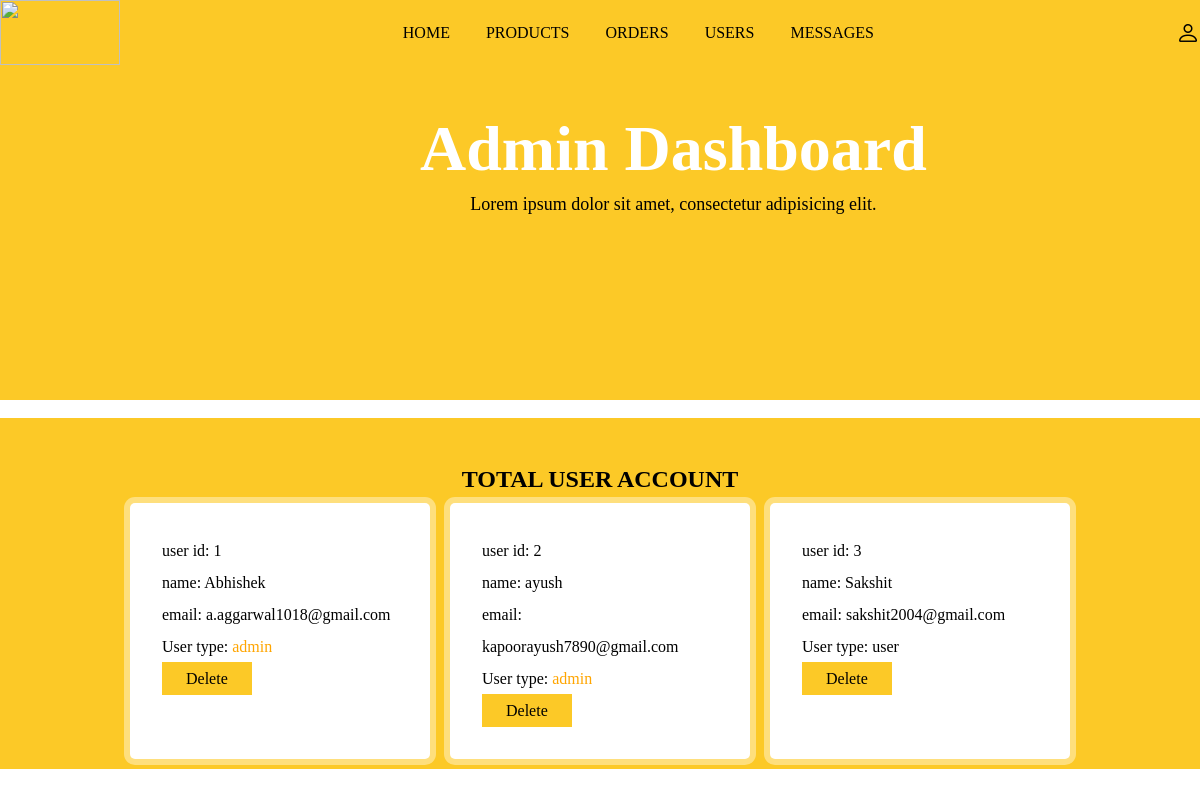
The page /admin_user.php (signed in) on the database its author committed.
### tables this page shows
CREATE TABLE `users` (
  `id` int(255) NOT NULL,
  `name` varchar(255) NOT NULL,
  `email` varchar(255) NOT NULL,
  `password` varchar(255) NOT NULL,
  `user_type` varchar(255) NOT NULL DEFAULT 'user'
);

### admin_user.php (the view, shortened to what this page needs)
<?php
include 'connection.php';
?>
<!DOCTYPE html>
<html lang="en">
<head>
    <link rel="stylesheet" href="https://cdn.jsdelivr.net/npm/bootstrap-icons@1.9.1/font/bootstrap-icons.css">
    <link rel="stylesheet" type="text/css" href="style.css">
</head>
<body>
    <?php include 'admin_header.php'; ?>
    <section class="message-container">
        <h1 class="title">Total User Account</h1>
        <div class="box-container">
            <?php
            $select_users = mysqli_query($conn,"SELECT * FROM `users`") or die('qurey failed');
            if(mysqli_num_rows($select_users)>0){
                while($fetch_users = mysqli_fetch_assoc($select_users)){
                    ?>
                    <div class="box">
                        <p>user id: <span><?php echo $fetch_users['id']; ?></span></p>
                        <p>name: <span><?php echo $fetch_users['name']; ?></span></p>
                        <p>email: <span><?php echo $fetch_users['email']; ?></span></p>
                        <p>User type: <span style="color: <?php if($fetch_users['user_type']=='admin'){ echo 'orange'; }; ?>"><?php echo $fetch_users['user_type']; ?></span></p>
                         <a href="admin_user.php?delete=<?php echo $fetch_users['id']; ?>" onclick="return confirm
                         ('delete this user')" class="delete">delete</a>
                </div>
                <?php
                }
            }else{
                echo '
                <div class="empty">
                <p>no messages yet!</p>
                </div>
                ';
            }
    ?>
        </div>
</section>
</body>
</html>

### admin_header.php (shortened to what this page needs)
<!DOCTYPE html>
<html lang="en">
<head>
    <link rel="stylesheet" href="https://cdn.jsdelivr.net/npm/bootstrap-icons@1.9.1/font/bootstrap-icons.css">
</head>
<body>
    <header class="header">
        <div class="flex">
           <a href="admin_pannel.php" class="logo"><img src="img/logo.png"></a>
           <nav class="navbar">
            <a href="admin_pannel.php">home</a>
            <a href="admin_product.php">products</a>
            <a href="admin_order.php">orders</a>
            <a href="admin_user.php">users</a>
            <a href="admin_message.php">messages</a>
            </nav>
            <div class="icons">
                <i class="bi bi-person" id="user-btn"></i>
            </div>
        </div>
    </header>
    <div class="banner">
        <div class="detail">
            <h1>admin dashboard</h1>
            <p>Lorem ipsum dolor sit amet, consectetur adipisicing elit.</p>
        </div>
    </div>
</body>
</html>

### style.css (style rules this page uses)
* { margin: 0; padding: 0; box-sizing: border-box; }
:root { --box-shadow: 0px 0px 0px 6px rgb(255 255 255/40%); --orange: #fcc927; }
a { text-decoration: none; }
.banner { background: var(--orange); width: 100%; height: 50vh; position: relative; z-index: 1; }
.banner::before { position: absolute; content: ''; bottom: -18%; right: 0; background-image: url('img/14.png'); width: 316px; height: 245px; background-size: 316px; }
.banner .detail { position: absolute; padding: 7rem 0; left: 35%; text-align: center; z-index: 200; }
.banner .detail h1 { font-size: 4rem; color: #fff; text-transform: capitalize; }
.banner .detail p { font-size: 18px; line-height: 2; }
header { position: fixed; top: 0; left: 0; width: 100%; z-index: 101; transition: .3s; }
.flex { max-width: 1200px; display: flex; justify-content: space-between; align-items: center; position: relative; margin: 0 auto; }
.flex img { width: 120px; height: 65px; }
.navbar a { margin: 0 1rem; font-size: 1rem; color: #000; text-transform: uppercase; }
.header .icons { display: flex; }
.header .icons i { margin-left: 1.2rem; font-size: 1.5rem; cursor: pointer; color: #000; }
.box-container .box { background: #fff; box-shadow: var(--box-shadow); padding: 2rem; text-align: center; border-radius: 5px; }
.show-products, .message-container { position: relative; background: var(--orange); margin-top: -3.5rem; display: flex; flex-wrap: wrap; justify-content: space-around; }
.box-container { display: flex; flex-direction: row; justify-content: space-around; flex-wrap: wrap; }
.box { margin: 10px; text-align: center; width: 300px; }
.box-container .box { line-height: 2; width: 300px; }
.edit, .delete { color:black; background: var(--orange); padding: .5rem 1.5rem; text-transform: capitalize; line-height: 2; }
.message-container .title, .order-container .title { text-transform: uppercase; padding-top: 3rem; }
.box-container .box { text-align: left; padding: 1rem, 2rem; }

### rows shown on the page
users: id "1", name "Abhishek", email "a.aggarwal1018@gmail.com", user_type "admin"
users: id "2", name "ayush", email "kapoorayush7890@gmail.com", user_type "admin"
users: id "3", name "Sakshit", email "sakshit2004@gmail.com", user_type "user"
